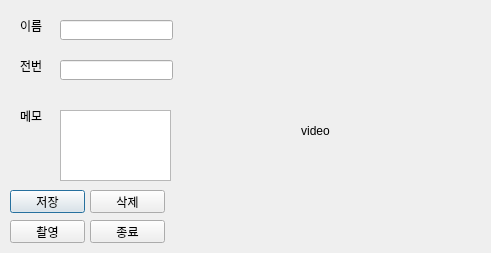
<?xml version="1.0" encoding="UTF-8"?>
<ui version="4.0">
 <class>Dialog</class>
 <widget class="QDialog" name="Dialog">
  <property name="geometry">
   <rect>
    <x>0</x>
    <y>0</y>
    <width>491</width>
    <height>253</height>
   </rect>
  </property>
  <property name="windowTitle">
   <string>GUI 프로그램 만들기</string>
  </property>
  <widget class="QLabel" name="lb_name">
   <property name="geometry">
    <rect>
     <x>20</x>
     <y>20</y>
     <width>54</width>
     <height>12</height>
    </rect>
   </property>
   <property name="text">
    <string>이름</string>
   </property>
  </widget>
  <widget class="QLabel" name="lb_phone">
   <property name="geometry">
    <rect>
     <x>20</x>
     <y>60</y>
     <width>54</width>
     <height>12</height>
    </rect>
   </property>
   <property name="text">
    <string>전번</string>
   </property>
  </widget>
  <widget class="QLineEdit" name="ed_name">
   <property name="geometry">
    <rect>
     <x>60</x>
     <y>20</y>
     <width>113</width>
     <height>20</height>
    </rect>
   </property>
  </widget>
  <widget class="QLineEdit" name="ed_phone">
   <property name="geometry">
    <rect>
     <x>60</x>
     <y>60</y>
     <width>113</width>
     <height>20</height>
    </rect>
   </property>
  </widget>
  <widget class="QTextEdit" name="ed_memo">
   <property name="geometry">
    <rect>
     <x>60</x>
     <y>110</y>
     <width>111</width>
     <height>71</height>
    </rect>
   </property>
  </widget>
  <widget class="QLabel" name="lb_memo">
   <property name="geometry">
    <rect>
     <x>20</x>
     <y>110</y>
     <width>54</width>
     <height>12</height>
    </rect>
   </property>
   <property name="text">
    <string>메모</string>
   </property>
  </widget>
  <widget class="QPushButton" name="btn_save">
   <property name="geometry">
    <rect>
     <x>10</x>
     <y>190</y>
     <width>75</width>
     <height>23</height>
    </rect>
   </property>
   <property name="text">
    <string>저장</string>
   </property>
  </widget>
  <widget class="QPushButton" name="btn_del">
   <property name="geometry">
    <rect>
     <x>90</x>
     <y>190</y>
     <width>75</width>
     <height>23</height>
    </rect>
   </property>
   <property name="text">
    <string>삭제</string>
   </property>
  </widget>
  <widget class="QLabel" name="lb_png">
   <property name="geometry">
    <rect>
     <x>310</x>
     <y>210</y>
     <width>51</width>
     <height>51</height>
    </rect>
   </property>
   <property name="sizePolicy">
    <sizepolicy hsizetype="Preferred" vsizetype="Preferred">
     <horstretch>0</horstretch>
     <verstretch>0</verstretch>
    </sizepolicy>
   </property>
   <property name="text">
    <string/>
   </property>
   <property name="pixmap">
    <pixmap>../../../Users/jjkkh/Pictures/Screenshots/knulogo.png</pixmap>
   </property>
   <property name="scaledContents">
    <bool>true</bool>
   </property>
  </widget>
  <widget class="QPushButton" name="btn_cam">
   <property name="geometry">
    <rect>
     <x>10</x>
     <y>220</y>
     <width>75</width>
     <height>23</height>
    </rect>
   </property>
   <property name="text">
    <string>촬영</string>
   </property>
  </widget>
  <widget class="QLabel" name="lb_video">
   <property name="geometry">
    <rect>
     <x>190</x>
     <y>20</y>
     <width>251</width>
     <height>221</height>
    </rect>
   </property>
   <property name="text">
    <string>video</string>
   </property>
   <property name="scaledContents">
    <bool>true</bool>
   </property>
   <property name="alignment">
    <set>Qt::AlignCenter</set>
   </property>
   <property name="margin">
    <number>2</number>
   </property>
  </widget>
  <widget class="QPushButton" name="btn_exit">
   <property name="geometry">
    <rect>
     <x>90</x>
     <y>220</y>
     <width>75</width>
     <height>23</height>
    </rect>
   </property>
   <property name="text">
    <string>종료</string>
   </property>
  </widget>
 </widget>
 <resources/>
 <connections/>
</ui>
